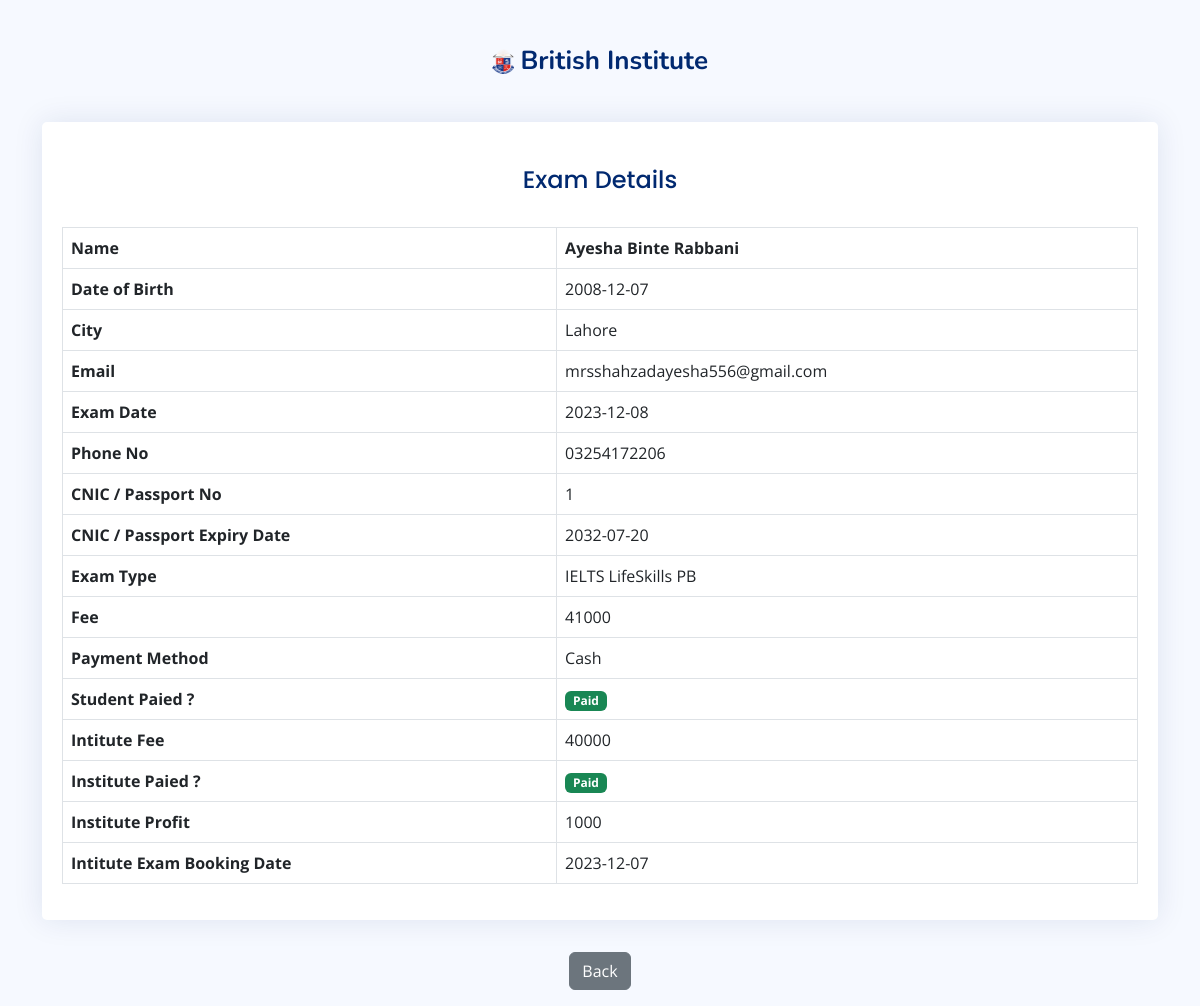
Screenshot of /detail.php?exam_detail=1 with the database file from the repository.
### tables this page shows
CREATE TABLE `bisa_exam_booked` (
  `eb_id` int(11) NOT NULL,
  `eb_fname` varchar(255) DEFAULT NULL,
  `eb_lname` varchar(255) DEFAULT NULL,
  `eb_dob` date DEFAULT NULL,
  `eb_city` varchar(255) DEFAULT NULL,
  `eb_email` varchar(255) DEFAULT NULL,
  `eb_edate` date DEFAULT NULL,
  `eb_phone` varchar(255) DEFAULT NULL,
  `eb_cnic` varchar(255) DEFAULT NULL,
  `eb_cnic_exp_date` date DEFAULT NULL,
  `eb_status` varchar(255) DEFAULT NULL,
  `eb_exam_name` varchar(255) DEFAULT NULL,
  `eb_fee` int(11) NOT NULL DEFAULT 0,
  `eb_fee_meth` varchar(255) DEFAULT NULL,
  `eb_st_pay` int(11) NOT NULL DEFAULT 0,
  `eb_date` date DEFAULT NULL,
  `eb_bi_fee` int(11) NOT NULL DEFAULT 0,
  `eb_bi_meth` varchar(255) DEFAULT NULL,
  `eb_bi_date` date DEFAULT NULL,
  `eb_profit` int(11) NOT NULL DEFAULT 0
);

### assets/includes/function.php (called while the page is built, shortened)
    <?php
function display_where($table, $condition)
{
    include "connection.php";
    $where = "";
    foreach ($condition as $ind => $val) {
        $where .= $ind . "='" . $val . "' AND ";
    }
    $where = substr($where, 0, -5);
    $query = "SELECT * FROM " . $table . " WHERE " . $where;
    $results = mysqli_query($connect, $query);
    if (mysqli_num_rows($results) > 0) {
        while ($data = mysqli_fetch_array($results)) {
            $ary[] = $data;
        }
        return $ary;
    } else {
        return false;
    }
}

### detail.php (the view, shortened to what this page needs)
<?php include "assets/includes/function.php"; ?>
<!DOCTYPE html>
<html lang="en">
<head>
    <link href="assets/vendor/bootstrap/css/bootstrap.css" rel="stylesheet">
    <link href="assets/vendor/bootstrap-icons/bootstrap-icons.css" rel="stylesheet">
    <link href="assets/vendor/boxicons/css/boxicons.min.css" rel="stylesheet">
    <link href="assets/vendor/quill/quill.snow.css" rel="stylesheet">
    <link href="assets/vendor/quill/quill.bubble.css" rel="stylesheet">
    <link href="assets/vendor/remixicon/remixicon.css" rel="stylesheet">
    <link href="assets/vendor/simple-datatables/style.css" rel="stylesheet">
    <link href="assets/css/style.css" rel="stylesheet">
</head>
<body class="toggle-sidebar">
    <main>
        <div class="container">
            <div class="row justify-content-center">
                <div class="col-12 align-items-center justify-content-center">
                    <div class="d-flex justify-content-center py-5">
                        <a class="logo d-flex align-items-center w-auto">
                            <img src="assets/img/logo.png" alt="">
                            <span class="d-none d-lg-block">British Institute</span>
                        </a>
                    </div>
                    <?php
                    if (isset($_REQUEST['exam_detail'])) {
                        $condition = array(
                            "eb_id" => $_REQUEST['exam_detail']
                        );
                        $data = display_where("bisa_exam_booked", $condition);
                        if ($data) {
                            foreach ($data as $user) {
                            ?>
                                <div class="card mb-3">
                                    <div class="card-body">
                                        <div class="pt-4 pb-4">
                                            <h5 class="card-title text-center pb-0 fs-4">Exam Details</h5>
                                        </div>
                                        <table class="table table-hover table-bordered">
                                            <tr>
                                                <th>Name</th>
                                                <th><?php echo $user['eb_fname'] . " " . $user['eb_lname']; ?></th>
                                            </tr>
                                            <tr>
                                                <th>Date of Birth</th>
                                                <td><?php echo $user['eb_dob']; ?></td>
                                            </tr>
                                            <tr>
                                                <th>City</th>
                                                <td><?php echo $user['eb_city']; ?></td>
                                            </tr>
                                            <tr>
                                                <th>Email</th>
                                                <td><?php echo $user['eb_email']; ?></td>
                                            </tr>
                                            <tr>
                                                <th>Exam Date</th>
                                                <td><?php echo $user['eb_edate']; ?></td>
                                            </tr>
                                            <tr>
                                                <th>Phone No</th>
                                                <td><?php echo $user['eb_phone']; ?></td>
                                            </tr>
                                            <tr>
                                                <th>CNIC / Passport No</th>
                                                <td><?php echo $user['eb_cnic']; ?></td>
                                            </tr>
                                            <tr>
                                                <th>CNIC / Passport Expiry Date</th>
                                                <td><?php echo $user['eb_cnic_exp_date']; ?></td>
                                            </tr>
                                            <tr>
                                                <th>Exam Type</th>
                                                <td><?php echo $user['eb_exam_name']; ?></td>
                                            </tr>
                                            <tr>
                                                <th>Fee</th>
                                                <td><?php echo $user['eb_fee']; ?></td>
                                            </tr>
                                            <tr>
                                                <th>Payment Method</th>
                                                <td><?php echo $user['eb_fee_meth']; ?></td>
                                            </tr>
                                            <tr>
                                                <th>Student Paied ?</th>
                                                <td><?php if ($user['eb_st_pay'] == 1) { ?><span class="badge bg-success">Paid</span><?php } else { ?><span class="badge bg-danger">Not Paid</span><?php } ?></td>
                                            </tr>
                                            <tr>
                                                <th>Intitute Fee</th>
                                                <td><?php if ($user['eb_bi_fee'] == 0 || $user['eb_bi_fee'] == NULL) {
                                                        echo "<i class='bi bi-three-dots'></i>";
                                                    } else {
                                                        echo $user['eb_bi_fee'];
                                                    } ?></td>
                                            </tr>
                                            <tr>
                                                <th>Institute Paied ?</th>
                                                <td><?php if ($user['eb_bi_fee'] == 0 || $user['eb_bi_fee'] == NULL) { ?><span class="badge bg-danger">Not Paid</span><?php } else { ?><span class="badge bg-success">Paid</span><?php } ?></td>
                                            </tr>
                                            <tr>
                                                <th>Institute Profit</th>
                                                <td><?php if ($user['eb_profit'] == NULL || $user['eb_profit'] == 0) {
                                                        echo "<i class='bi bi-three-dots'></i>";
                                                    } else {
                                                        echo $user['eb_profit'];
                                                    } ?></td>
                                            </tr>
                                            <tr>
                                                <th>Intitute Exam Booking Date</th>
                                                <td><?php echo $user['eb_date']; ?></td>
                                            </tr>
                                        </table>
                                    </div>
                                </div>
                            <?php
                            }
                        }
                    }
                                ?>
                    <div class="d-flex justify-content-center py-3">
                        <button class="d-flex align-items-center btn btn-secondary" onclick="history.back();">Back</button>
                    </div>
                </div>
            </div>
        </div>
    </main>
</body>
</html>

### assets/css/style.css (style rules this page uses)
:root { scroll-behavior: smooth; }
body { font-family: "Open Sans", sans-serif; background: #f6f9ff; color: #444444; }
a { color: #4154f1; text-decoration: none; }
h1, h2, h3, h4, h5, h6 { font-family: "Nunito", sans-serif; }
.card { margin-bottom: 30px; border: none; border-radius: 5px; box-shadow: 0px 0 30px rgba(1, 41, 112, 0.1); }
.card-title { padding: 20px 0 15px 0; font-size: 18px; font-weight: 500; color: #012970; font-family: "Poppins", sans-serif; }
.card-body { padding: 0 20px 20px 20px; }
.logo { line-height: 1; }
@media (min-width: 1200px) { .logo { width: 280px; } }
.logo img { max-height: 26px; margin-right: 6px; }
.logo span { font-size: 26px; font-weight: 700; color: #012970; font-family: "Nunito", sans-serif; }

### rows the page displays
bisa_exam_booked: eb_fname "Ayesha Binte", eb_lname "Rabbani", eb_dob "2008-12-07", eb_city "Lahore", eb_email "mrsshahzadayesha556@gmail.com", eb_edate "2023-12-08", eb_phone "03254172206", eb_cnic "1", eb_cnic_exp_date "2032-07-20", eb_exam_name "IELTS LifeSkills PB", eb_fee "41000", eb_fee_meth "Cash", eb_st_pay "Paid", eb_bi_fee "40000", eb_profit "1000", eb_date "2023-12-07"
